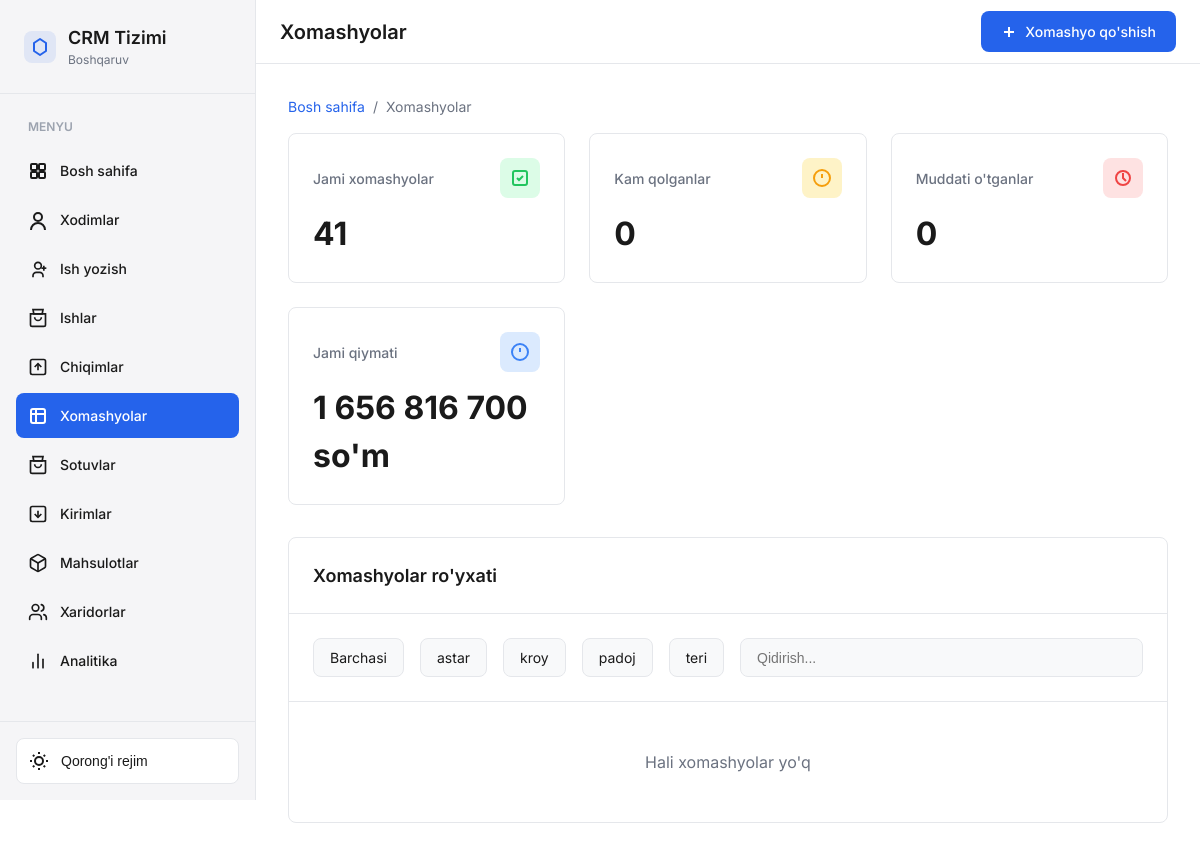
/xomashyo/xomashyolar/?category=6 (signed in), run on an earlier commit of the app's database.
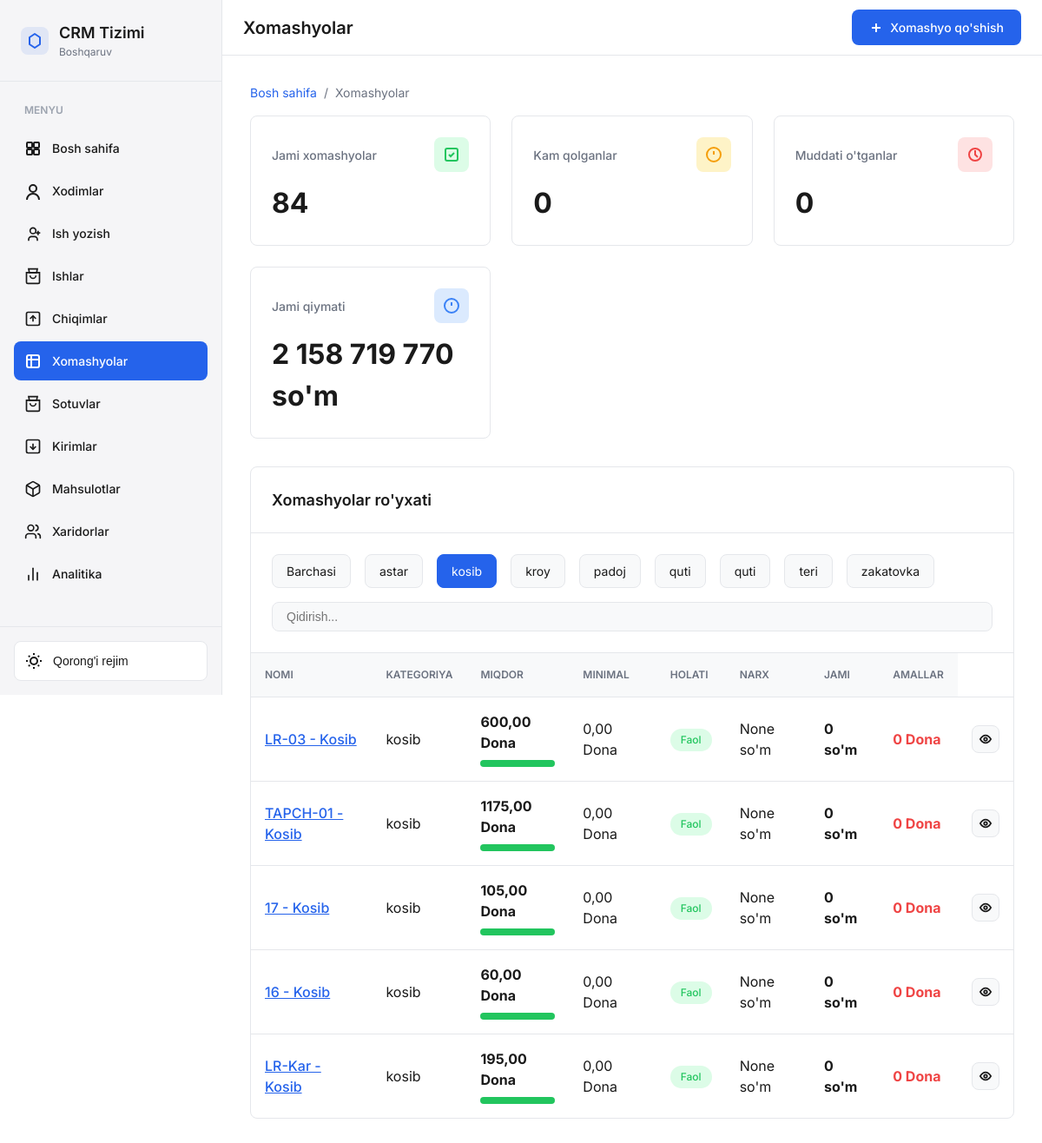
And on a later commit of the database.
### xomashyo/models.py (models this page shows, shortened)
class XomashyoCategory(models.Model):
    CATEGORY_TYPES = [
        ('real',    'Real xomashyo'),
        ('process', 'Jarayon xomashyo'),
    ]
    name   = models.CharField(max_length=200, verbose_name="Kategoriya nomi")
    tavsif = models.TextField(blank=True, verbose_name="Tavsif")
    tartib = models.IntegerField(default=0, verbose_name="Tartib raqami")
    turi   = models.CharField(
        max_length=20, choices=CATEGORY_TYPES,
        default='real', verbose_name="Kategoriya turi"
    )
    class Meta:
        verbose_name = "Xomashyo kategoriyasi"
        verbose_name_plural = "Xomashyo kategoriyalari"
        ordering = ['tartib', 'name']

class Xomashyo(models.Model):
    OLCHOV_BIRLIKLARI = [
        ('kg',   'Kilogramm'),
        ('gr',   'Gramm'),
        ('lt',   'Litr'),
        ('dona', 'Dona'),
        ('dm',   'Desimetr'),
    ]
    HOLAT_CHOICES = [
        ('active',   'Faol'),
        ('deactive', 'Nofaol'),
        ('expired',  'Muddati o\'tgan'),
    ]
    nomi              = models.CharField(max_length=255)
    mahsulot          = models.ForeignKey(
        "crm.Product", on_delete=models.CASCADE, null=True, blank=True
    )
    category          = models.ForeignKey(
        XomashyoCategory, on_delete=models.PROTECT,
        related_name='xomashyolar', verbose_name="Kategoriya"
    )
    rang              = models.CharField(max_length=50, null=True, blank=True)
    miqdori           = models.DecimalField(max_digits=10, decimal_places=2, default=0)
    olchov_birligi    = models.CharField(max_length=20, choices=OLCHOV_BIRLIKLARI)
    minimal_miqdor    = models.DecimalField(max_digits=10, decimal_places=2, default=0)
    narxi             = models.DecimalField(max_digits=15, decimal_places=2, null=True, blank=True)
    narxi_usd         = models.DecimalField(max_digits=15, decimal_places=4, null=True, blank=True)
    yetkazib_beruvchi = models.ForeignKey(
        YetkazibBeruvchi, on_delete=models.SET_NULL, null=True, blank=True
    )
    qabul_qilingan_sana = models.DateField(auto_now_add=True)
    amal_qilish_muddati = models.DateField(null=True, blank=True)
    updated_at          = models.DateTimeField(auto_now=True)
    holati              = models.CharField(max_length=20, choices=HOLAT_CHOICES, default='active')
    qr_code             = models.CharField(max_length=100, blank=True)
    class Meta:
        verbose_name = "Xomashyo"
        verbose_name_plural = "Xomashyolar"

### xomashyo/views.py (the view)
# urls.py: path('xomashyolar/', views.XomashyolarListView.as_view(), name='xomashyolar'),
class XomashyolarListView(AdminRequiredMixin,ListView):
    model = Xomashyo
    template_name = 'xomashyo/xomashyo.html'
    context_object_name = 'xomashyolar'
    def get_queryset(self):
        queryset = Xomashyo.objects.select_related('category', 'yetkazib_beruvchi').all()
        category_filter = self.request.GET.get('category')
        if category_filter and category_filter != 'all':
            queryset = queryset.filter(category_id=category_filter)
        xomashyolar_with_chiqim = []
        for xomashyo in queryset:
            jami_chiqim = XomashyoHarakat.objects.filter(
                xomashyo=xomashyo,
                harakat_turi='chiqim'
            ).aggregate(total=Sum('miqdori'))['total'] or 0
            xomashyo.jami_chiqim = jami_chiqim
            xomashyolar_with_chiqim.append(xomashyo)
        return xomashyolar_with_chiqim
    def get_context_data(self, **kwargs):
        context = super().get_context_data(**kwargs)
        queryset = Xomashyo.objects.all()
        context['categories'] = XomashyoCategory.objects.all()
        context['jami_xomashyolar'] = queryset.count()
        context['kam_qolganlar'] = queryset.filter(
            miqdori__lt=F('minimal_miqdor')
        ).count()
        context['muddati_otganlar'] = queryset.filter(holati='expired').count()
        context['jami_qiymat'] = sum(x.miqdori * (x.narxi or 0) for x in queryset)
        category_filter = self.request.GET.get('category')
        context['selected_category'] = category_filter or 'all'
        return context

### crm/views.py (called while the page is built)
    def test_func(self):
        return self.request.user.is_authenticated and (
            self.request.user.is_staff or self.request.user.is_superuser
        )

### xomashyo/templatetags/custom_filters.py (called while the page is built)
@register.filter
def mul(value, arg):
    try:
        return float(value) * float(arg)
    except (ValueError, TypeError):
        return 0

### templates/xomashyo/xomashyo.html (shortened to what the changed rows need)
{% extends 'base.html' %}
{% load static %}
{% load humanize %}
{% load custom_filters %}
{% block content %}
    <div class="main-content">
        <main class="content">
            <div class="page">
                <div class="stats-grid">
                    <div class="stat-card">
                        <div class="stat-header">
                            <span>Jami xomashyolar</span>
                            <div class="stat-icon success">
                            </div>
                        </div>
                        <div class="stat-value">{{ jami_xomashyolar }}</div>
                    </div>
                    <div class="stat-card">
                        <div class="stat-header">
                            <span>Jami qiymati</span>
                            <div class="stat-icon info">
                            </div>
                        </div>
                        <div class="stat-value">{{ jami_qiymat|floatformat:0|intcomma }} so'm</div>
                    </div>
                </div>
                <div class="card">
                    <div class="card-header">
                        <h3>Xomashyolar ro'yxati</h3>
                    </div>
                    <div class="filters">
                        <a href="?category=all" class="filter-btn {% if not request.GET.category or request.GET.category == 'all' %}active{% endif %}">Barchasi</a>
                        {% for cat in categories %}
                            <a href="?category={{ cat.id }}" class="filter-btn {% if request.GET.category == cat.id|stringformat:'s' %}active{% endif %}">{{ cat.name }}</a>
                        {% endfor %}
                        <input type="text" class="search-box" placeholder="Qidirish..." id="searchInput">
                    </div>
                    {% if xomashyolar %}
                        <table>
                            <thead>
                                <tr>
                                    <th>Nomi</th>
                                    <th>Kategoriya</th>
                                    <th>Miqdor</th>
                                    <th>Minimal</th>
                                    <th>Holati</th>
                                    <th>Narx</th>
                                    <th>Jami</th>
                                    <th>Amallar</th>
                                </tr>
                            </thead>
                            <tbody>
                                {% for xomashyo in xomashyolar %}
                                <tr>
                                    <td>
                                        <a href="{% url 'xomashyo:xomashyo_detail' xomashyo.id %}" style="color: var(--color-primary); font-weight: 500;">
                                            {{ xomashyo.nomi }}
                                        </a>
                                    </td>
                                    <td>{{ xomashyo.category.name }}</td>
                                    <td>
                                        <strong>{{ xomashyo.miqdori }} {{ xomashyo.get_olchov_birligi_display }}</strong>
                                        <div class="progress-bar">
                                            <div class="progress-fill {% if xomashyo.miqdori < xomashyo.minimal_miqdor %}danger{% elif xomashyo.miqdori < xomashyo.minimal_miqdor|add:'10' %}warning{% endif %}"
                                                 style="width: {% widthratio xomashyo.miqdori xomashyo.minimal_miqdor|add:'20' 100 %}%">
                                            </div>
                                        </div>
                                    </td>
                                    <td>{{ xomashyo.minimal_miqdor }} {{ xomashyo.get_olchov_birligi_display }}</td>
                                    <td>
                                        {% if xomashyo.holati == 'active' %}
                                            <span class="badge badge-success">Faol</span>
                                        {% elif xomashyo.holati == 'deactive' %}
                                            <span class="badge badge-warning">Nofaol</span>
                                        {% else %}
                                            <span class="badge badge-danger">Muddati o'tgan</span>
                                        {% endif %}
                                    </td>
                                    <td>{{ xomashyo.narxi|intcomma }} so'm</td>
                                    <td><strong>{{ xomashyo.miqdori|mul:xomashyo.narxi|intcomma }} so'm</strong></td>
                                    <td>
                                        <strong style="color: var(--color-danger);">
                                            {{ xomashyo.jami_chiqim|default:"0" }} {{ xomashyo.get_olchov_birligi_display }}
                                        </strong>
                                    </td>
                                    <td>
                                        <div class="action-btns">
                                            <a href="{% url 'xomashyo:xomashyo_detail' xomashyo.id %}" class="btn-icon" title="Ko'rish">
                                                <svg width="16" height="16" viewBox="0 0 16 16" fill="none" stroke="currentColor" stroke-width="2">
                                                    <path d="M1 8s3-5 7-5 7 5 7 5-3 5-7 5-7-5-7-5z"/>
                                                    <circle cx="8" cy="8" r="2"/>
                                                </svg>
                                            </a>
                                        </div>
                                    </td>
                                </tr>
                                {% endfor %}
                            </tbody>
                        </table>
                    {% else %}
                        <p style="text-align: center; color: var(--text-secondary); padding: 3rem;">Hali xomashyolar yo'q</p>
                    {% endif %}
                </div>
            </div>
        </main>
    </div>
{% endblock content %}

What changed in the data, as far as the page shows it:
added XomashyoCategory: name "kosib"
added XomashyoCategory: name "quti"
added XomashyoCategory: name "quti"
added XomashyoCategory: name "zakatovka"
added Xomashyo: nomi "LR-03 - Kosib", category.name "kosib", miqdori "600,00", olchov_birligi "Dona", minimal_miqdor "0,00", holati "Faol", narxi "None", miqdori|mul "0", jami_chiqim "0"
added Xomashyo: nomi "TAPCH-01 - Kosib", category.name "kosib", miqdori "1175,00", olchov_birligi "Dona", minimal_miqdor "0,00", holati "Faol", narxi "None", miqdori|mul "0", jami_chiqim "0"
added Xomashyo: nomi "17 - Kosib", category.name "kosib", miqdori "105,00", olchov_birligi "Dona", minimal_miqdor "0,00", holati "Faol", narxi "None", miqdori|mul "0", jami_chiqim "0"
added Xomashyo: nomi "16 - Kosib", category.name "kosib", miqdori "60,00", olchov_birligi "Dona", minimal_miqdor "0,00", holati "Faol", narxi "None", miqdori|mul "0", jami_chiqim "0"
added Xomashyo: nomi "LR-Kar - Kosib", category.name "kosib", miqdori "195,00", olchov_birligi "Dona", minimal_miqdor "0,00", holati "Faol", narxi "None", miqdori|mul "0", jami_chiqim "0"
Also different on the page:
{{ jami_xomashyolar }}: "41" → "84"
{{ jami_qiymat|floatformat:0|intcomma }}: "1 656 816 700" → "2 158 719 770"
text no longer shown: "Hali xomashyolar yo'q"
text now shown: "NOMI KATEGORIYA MIQDOR MINIMAL HOLATI NARX JAMI AMALLAR"
